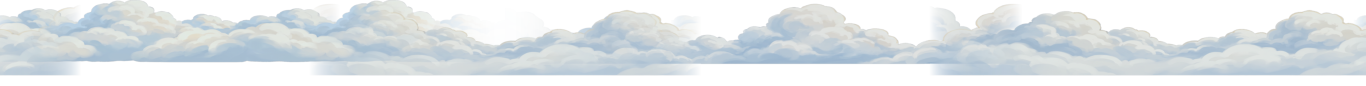
#> input picture Assets/Art/Paradise/Backdrop_Garden/cloud_sea_0.png, 8192 x 512 px (shown at 1/6 size)
$ python -i scenario_gen.py   (imports and definitions only)
#> lines starting #> are read from the running program, lines starting #| are printed output that depends on the picture
#> further down, picture is the input picture: PIL image 8192x512 RGBA; mean R, G, B, A 147.9, 158.2, 165.1, 146.2
#!/usr/bin/env python3
"""Paradise's art through Scenario (scenario.com), driven by the art manifest.

Every image the game uses is listed in Assets/Art/Paradise/manifest.json with its
size, pivot, layer and purpose. This script turns each entry into a prompt built
from the style bible (tools/ai_art/style.json), generates it on Scenario, removes
the background where the piece is cut out, and fits the result to the manifest:
exact size, the pivot's edge kept (feet down, hanging pieces from the top),
seamless repeats for tileable pieces, and very wide backdrops stitched from
several panels. Nothing in Assets/ changes until `apply`, which keeps the
generated originals in tools/ai_art/backup/.

    python tools/ai_art/scenario_gen.py check                 # credentials, model inputs
    python tools/ai_art/scenario_gen.py keyart --n 4          # zone 1 key art to pick a style from
    python tools/ai_art/scenario_gen.py upload out/keyart/keyart_2.png   # the chosen one, as a style reference
    python tools/ai_art/scenario_gen.py list                  # what `gen` would make
    python tools/ai_art/scenario_gen.py gen --only "Kit/Nature/*"
    python tools/ai_art/scenario_gen.py apply --only "Kit/Nature/*"
    python tools/ai_art/scenario_gen.py restore --only "Kit/Nature/*"

Credentials come from the environment only: SCENARIO_API_KEY and
SCENARIO_API_SECRET (Project Settings > API Keys on scenario.com). After
`apply`, run Descender > Paradise > Rebuild zone 1 in Unity, or the route bot,
to see the new art in place.

Needs only Python 3 and Pillow.
"""
from __future__ import annotations

import argparse
import base64
import fnmatch
import io
import json
import math
import os
import shutil
import sys
import time
import urllib.error
import urllib.request

from PIL import Image, ImageChops, ImageDraw, ImageFilter

HERE = os.path.dirname(os.path.abspath(__file__))
ROOT = os.path.dirname(os.path.dirname(HERE))
MANIFEST = os.path.join(ROOT, "Assets", "Art", "Paradise", "manifest.json")
ART_PREFIX = "Assets/Art/Paradise/"
OUT = os.path.join(HERE, "out")
BACKUP = os.path.join(HERE, "backup")
API = "https://api.cloud.scenario.com/v1"
BACKGROUND_REMOVER = "model_photoroom-background-removal"
TEXTURE_MODEL = "model_scenario-texture"

# Generated by default: the marble-and-ivy kit and the garden backdrops. The rest
# (glow masks, particles, water, the hero's parts, the greybox, the first art pass)
# only with an explicit --only that names them.
DEFAULT_INCLUDE = ["Kit/Architecture/*", "Kit/Nature/*", "Backdrop_Garden/*"]
# Not generated unless named with --only: the glows (derived), and the pieces built from the
# key art itself (keyart_backdrop.py, keyart_foliage.py), which a generation would replace.
NEVER_BY_DEFAULT = [
    "*_glow.png",
    "Kit/Nature/fg_leaves_*.png",
    "Kit/Nature/fg_soft_*.png",
    "Kit/Nature/canopy_*.png",
    "Kit/Nature/rock_fill.png",
    "Kit/Architecture/wall_block.png",
    "Kit/Architecture/wall_pier.png",
    "Kit/Architecture/balustrade_post.png",
    "Kit/Architecture/wall_soffit.png",
    "Kit/Architecture/wall_niche.png",
    "Kit/Architecture/numerals.png",
    "Backdrop_Garden/garden_bg0_sky_clear.png",
    "Backdrop_Garden/garden_bg0_clouds.png",
    "Backdrop_Garden/garden_bg1_far.png",
    "Backdrop_Garden/garden_bg2_midfar.png",
    "Backdrop_Garden/garden_bg3_mid.png",
    "Backdrop_Garden/garden_bg4_near.png",
    "Backdrop_Garden/golden_tree.png",
]

RATIOS = {"21:9": 21 / 9, "16:9": 16 / 9, "3:2": 3 / 2, "4:3": 4 / 3, "5:4": 5 / 4, "1:1": 1.0,
          "4:5": 4 / 5, "3:4": 3 / 4, "2:3": 2 / 3, "9:16": 9 / 16}


# --- Scenario API ---------------------------------------------------------------------------

CREDENTIALS = os.path.join(HERE, "credentials.csv")


# [20 lines left out: function credentials, not called in this run]


def auth_header() -> str:
    key, secret = credentials()
    return "Basic " + base64.b64encode(f"{key}:{secret}".encode()).decode()


# [83 lines left out: functions call, find, run_job, download, upload, not called in this run]


# --- What to make ---------------------------------------------------------------------------

def load_style() -> dict:
    with open(os.path.join(HERE, "style.json"), encoding="utf-8") as f:
        return json.load(f)


# [6 lines left out: function load_overrides, not called in this run]


def rel(entry: dict) -> str:
    return entry["path"][len(ART_PREFIX):] if entry["path"].startswith(ART_PREFIX) else entry["path"]


# [45 lines left out: functions selected, kind, not called in this run]


def ratio_for(w: float, h: float) -> str:
    target = math.log(w / h)
    return min(RATIOS, key=lambda name: abs(math.log(RATIOS[name]) - target))


# [42 lines left out: functions prompt_for, texture_body, body_for, not called in this run]


# --- Repainting ----------------------------------------------------------------------------

LAYOUT_GREY = (128, 128, 128)


# [39 lines left out: functions strip_copies, layout_image, not called in this run]


def grey_key(img: Image.Image, tolerance: int = 22, soft: int = 18) -> Image.Image:
    """
    Cuts out the layout's flat grey background locally, for pieces a background remover
    takes for background themselves (pale bands running edge to edge): a pixel near
    LAYOUT_GREY becomes transparent, fading in over `soft` levels beyond `tolerance`.
    """
#> called with tolerance = 22, soft = 18
    rgb = img.convert("RGB")
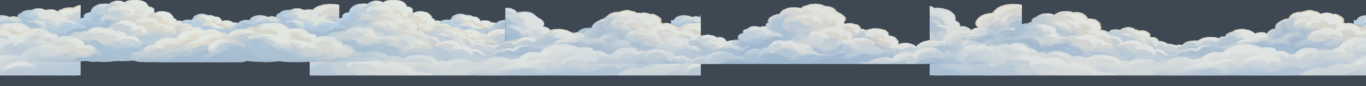
#> rgb: PIL image 8192x512 RGB (shown at 1/6 size); mean R, G, B 147.9, 158.2, 165.1
    diff = ImageChops.difference(rgb, Image.new("RGB", rgb.size, LAYOUT_GREY))
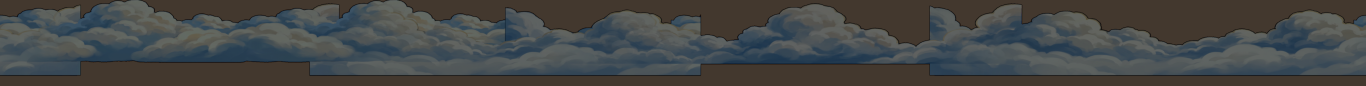
#> diff: PIL image 8192x512 RGB (shown at 1/6 size); mean R, G, B 69.7, 71.7, 71.1
    r, g, b = diff.split()
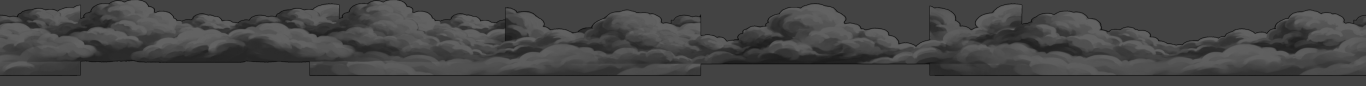
#> r: PIL image 8192x512 L (shown at 1/6 size); min 0, max 99, mean 69.7
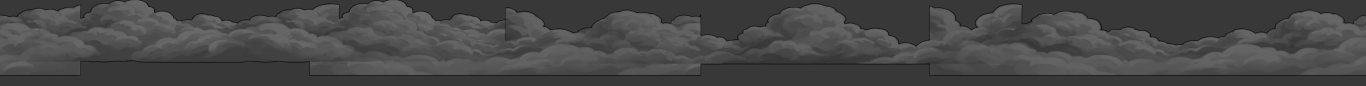
#> g: PIL image 8192x512 L (shown at 1/6 size); min 0, max 107, mean 71.7
    dist = ImageChops.lighter(ImageChops.lighter(r, g), b)
    alpha = dist.point(lambda d: 0 if d <= tolerance else min(255, (d - tolerance) * 255 // soft))
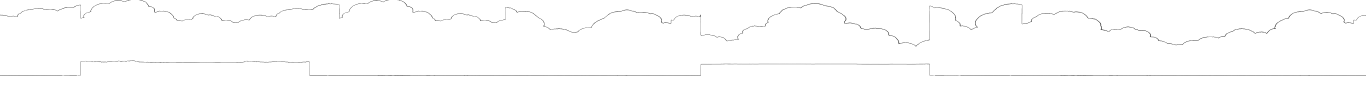
#> alpha: PIL image 8192x512 L (shown at 1/6 size); min 0, max 255, mean 252.9
    out = img.convert("RGBA")
    out.putalpha(ImageChops.multiply(alpha, out.getchannel("A")))
    return out


# [24 lines left out: function repaint_fit, not called in this run]


# --- Fitting to the manifest ----------------------------------------------------------------

def trim(img: Image.Image) -> Image.Image:
    box = img.getchannel("A").point(lambda a: 255 if a > 8 else 0).getbbox()
    return img.crop(box) if box else img


# [209 lines left out: functions seamless, column_alpha, valley, stitch, clean_alpha, union_blend and 4 more, not called in this run]


# --- Commands -------------------------------------------------------------------------------

def manifest() -> list[dict]:
    with open(MANIFEST, encoding="utf-8") as f:
        return json.load(f)["files"]


# [49 lines left out: functions cmd_check, cmd_list, cmd_keyart, not called in this run]


def cmd_upload(args) -> None:
    asset_id = upload(args.path)
    print(f"Uploaded {args.path} as {asset_id}. Add it to styleReference in tools/ai_art/style.json.")


# [203 lines left out: functions cmd_gen, cmd_derive, cmd_apply, cmd_restore, fade_edges, not called in this run]


# Manifest fields measured in the texture's pixels: they scale with it.
PIXEL_FIELDS = ("Row", "Px", "CentreX")


# [75 lines left out: functions cmd_refit, main, not called in this run]


# [2 lines not run here, left out]

>>> from PIL import Image
>>> picture = Image.open('../../Assets/Art/Paradise/Backdrop_Garden/cloud_sea_0.png')
>>> result = grey_key(picture)
